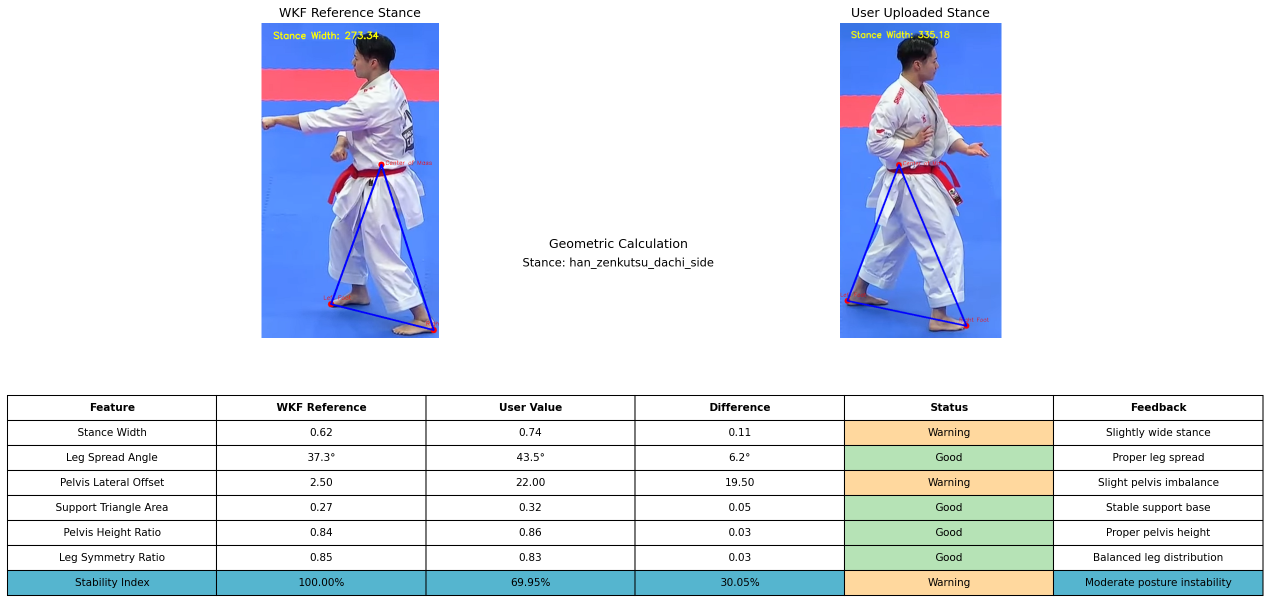
#> input picture han_zenkutsu_dachi_side_20260530_022205.png, 2540 x 1216 px (shown at 1/2 size); its folder holds only this picture in this run
$ python Karate_Posture.py --image han_zenkutsu_dachi_side_20260530_022205.png
#> lines starting #> are read from the running program, lines starting #| are printed output that depends on the picture; after the words box and inside, x2 and y2 are one past the last pixel; in counts of white or black regions, pixels touching at a corner belong together
#> the answer given: 1
# Importing relevant Libraries
import argparse
import os
from datetime import datetime

import cv2
import numpy as np
import matplotlib.pyplot as plt

# Loads input image for processing
def load_input_image(image_path):
    input_bgr = cv2.imread(image_path)
#> input_bgr is the input picture: shape (1216, 2540, 3); mean B, G, R 237.3, 228.1, 222.5
    if input_bgr is None:
        raise ValueError(f"ERROR: Could not load image:\n{image_path}")
    return input_bgr, input_bgr.copy()


# Builds the WKF reference stance image path.
def get_reference_path(stance_name, ref_dir):
    filename = f"REF_{stance_name}.png"
    return os.path.join(ref_dir, filename)


# Enhances contrast without gamma correction.
def enhance_image(input_bgr, clip_limit=1.2, tile_grid=(8, 8)):
    lab = cv2.cvtColor(input_bgr, cv2.COLOR_BGR2LAB)
    l_channel, a_channel, b_channel = cv2.split(lab)
    clahe = cv2.createCLAHE(clipLimit=clip_limit, tileGridSize=tile_grid)
    l_channel = clahe.apply(l_channel)
    enhanced = cv2.merge((l_channel, a_channel, b_channel))
    return cv2.cvtColor(enhanced, cv2.COLOR_LAB2BGR)


# Removes red/blue mat colors from the input image (Color Image Segmentation)
def remove_mat_colors(input_bgr):
    hsv = cv2.cvtColor(input_bgr, cv2.COLOR_BGR2HSV)
#> hsv: shape (1216, 2540, 3); mean H, S, V 21, 26.1, 242

    lower_red1 = np.array([0, 100, 100])
    upper_red1 = np.array([10, 255, 255])
    mask_red1 = cv2.inRange(hsv, lower_red1, upper_red1)
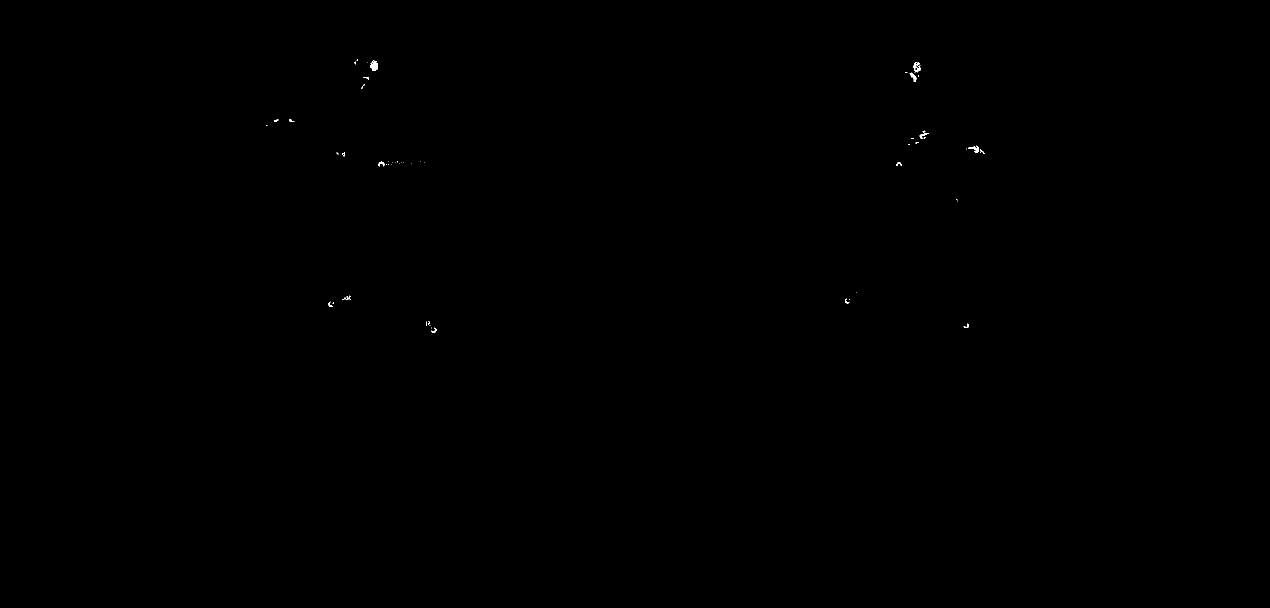
#> mask_red1: shape (1216, 2540) (shown at 1/2 size); 0.04% white; 61 white regions (44 under 20 px), largest, box (x1, y1, x2, y2) and area: (740, 120, 756, 141) 212, (1936, 291, 1958, 306) 131, (1827, 124, 1841, 145) 127

    lower_red2 = np.array([160, 100, 100])
    upper_red2 = np.array([180, 255, 255])
    mask_red2 = cv2.inRange(hsv, lower_red2, upper_red2)
#> mask_red2: shape (1216, 2540); 1.1% white; 156 white regions (127 under 20 px), largest, box (x1, y1, x2, y2) and area: (523, 137, 738, 202) 11922, (1875, 189, 2003, 252) 7283, (780, 140, 878, 202) 4823

    lower_blue = np.array([100, 100, 100])
    upper_blue = np.array([130, 255, 255])
    mask_blue = cv2.inRange(hsv, lower_blue, upper_blue)
#> mask_blue: shape (1216, 2540); 8% white; 59 white regions (48 under 20 px), largest, box (x1, y1, x2, y2) and area: (523, 203, 878, 676) 98742, (1680, 252, 2003, 676) 79836, (1680, 46, 2003, 191) 36286

    mask_red = cv2.bitwise_or(mask_red1, mask_red2)
#> mask_red: shape (1216, 2540); 1.1% white; 137 white regions (91 under 20 px), largest, box (x1, y1, x2, y2) and area: (523, 137, 738, 202) 11969, (1875, 189, 2003, 252) 7283, (780, 140, 878, 202) 4823
    full_mask = cv2.bitwise_or(mask_red, mask_blue)
#> full_mask: shape (1216, 2540); 9.1% white; 139 white regions (100 under 20 px), largest, box (x1, y1, x2, y2) and area: (523, 203, 878, 676) 101423, (1680, 252, 2003, 676) 82107, (1680, 46, 2003, 191) 36286
    inv_mask = cv2.bitwise_not(full_mask)
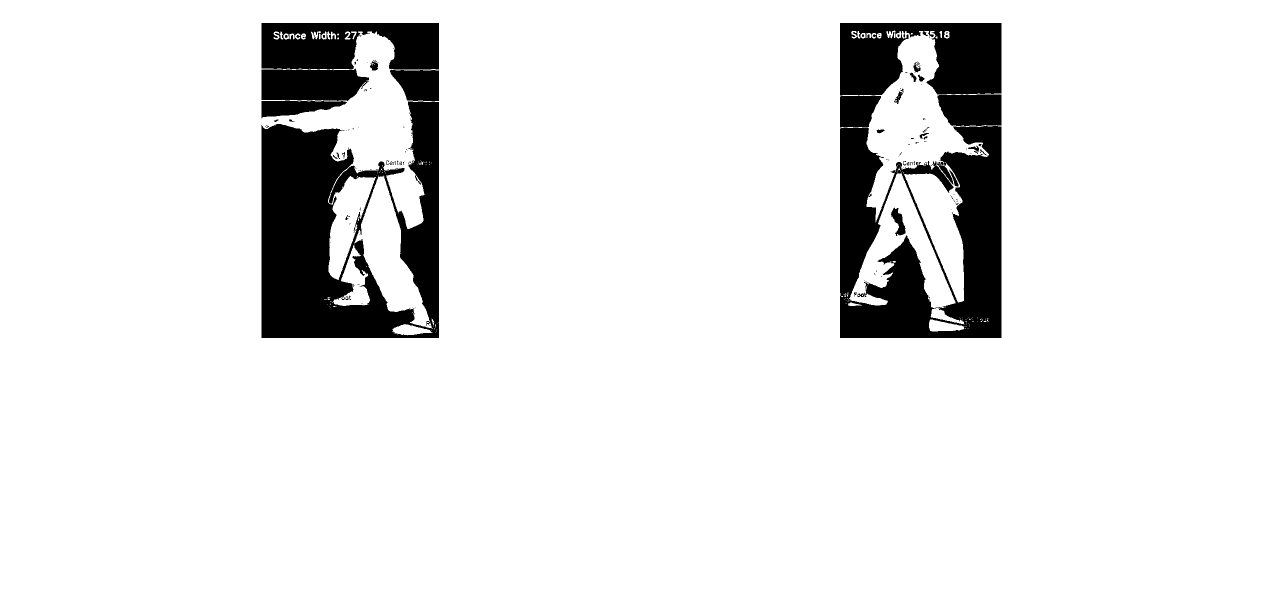
#> inv_mask: shape (1216, 2540) (shown at 1/2 size); 90.9% white; 139 black regions (100 under 20 px), largest, box (x1, y1, x2, y2) and area: (523, 203, 878, 676) 101423, (1680, 252, 2003, 676) 82107, (1680, 46, 2003, 191) 36286

    input_bgr = cv2.bitwise_and(input_bgr, input_bgr, mask=inv_mask)

    input_rgb = cv2.cvtColor(input_bgr, cv2.COLOR_BGR2RGB)
#> in enhance_image, `l_channel, a_channel, b_channel = cv2.split(lab)`:
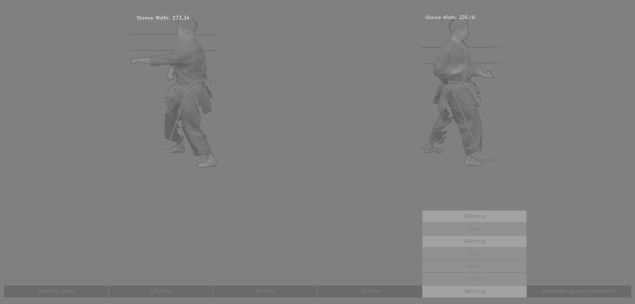
#> b_channel: shape (1216, 2540) (shown at 1/4 size); min 53, max 223, mean 127.9
    return input_bgr, input_rgb


# Computes full-frame grayscale and lower-body ROI slices
def compute_roi(input_bgr, roi_ratio=0.45):
#> called with roi_ratio = 0.45
    gray_full = cv2.cvtColor(input_bgr, cv2.COLOR_BGR2GRAY)
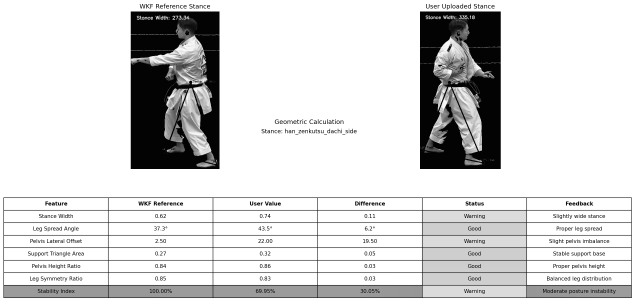
#> gray_full: shape (1216, 2540) (shown at 1/4 size); min 3, max 255, mean 215.3
    height_full = gray_full.shape[0]
    roi_y = int(height_full * roi_ratio)
    gray_roi = gray_full[roi_y:, :]
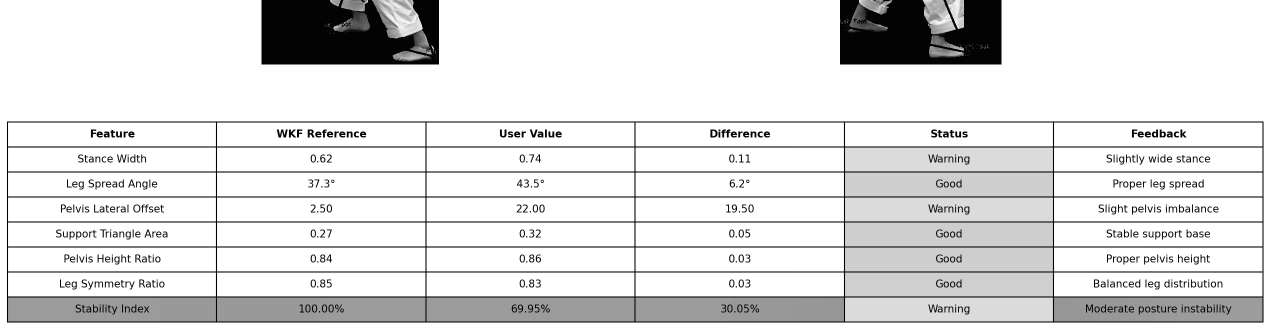
#> gray_roi: shape (669, 2540) (shown at 1/2 size); min 3, max 255, mean 222.8
    roi_bgr = input_bgr[roi_y:, :]
    return gray_full, gray_roi, roi_bgr, roi_y


# Applies Gaussian blur for noise reduction
def denoise_images(gray_full, gray_roi):
    blurred_full = cv2.GaussianBlur(gray_full, (5, 5), 0)
    blurred_roi = cv2.GaussianBlur(gray_roi, (5, 5), 0)
    return blurred_full, blurred_roi


# Performs Otsu thresholding without inversion
def otsu_threshold(blurred_full, blurred_roi):
    _, binary_full = cv2.threshold(
        blurred_full,
        0,
        255,
        cv2.THRESH_BINARY + cv2.THRESH_OTSU
    )

    _, binary_roi = cv2.threshold(
        blurred_roi,
        0,
        255,
        cv2.THRESH_BINARY + cv2.THRESH_OTSU
    )

    return binary_full, binary_roi


# Cleans the binary masks with morphological operations
def clean_masks(binary_full, binary_roi):
    kernel_small = np.ones((3, 3), np.uint8)

    closed_roi = cv2.morphologyEx(
        binary_roi,
        cv2.MORPH_CLOSE,
        kernel_small,
        iterations=2
    )

    clean_roi = cv2.morphologyEx(
        closed_roi,
        cv2.MORPH_OPEN,
        kernel_small,
        iterations=1
    )

    closed_full = cv2.morphologyEx(
        binary_full,
        cv2.MORPH_CLOSE,
        kernel_small,
        iterations=2
    )

    clean_full = cv2.morphologyEx(
        closed_full,
        cv2.MORPH_OPEN,
        kernel_small,
        iterations=1
    )

    return clean_full, clean_roi


# Builds the silhouette mask from the cleaned ROI mask
def build_silhouette(clean_roi):
    silhouette_mask = clean_roi.copy()
    kernel_large = np.ones((7, 7), np.uint8)

    silhouette_mask = cv2.morphologyEx(
        silhouette_mask,
        cv2.MORPH_CLOSE,
        kernel_large,
        iterations=3
    )

    num_labels, labels, stats, _ = cv2.connectedComponentsWithStats(
        silhouette_mask,
        connectivity=8
    )
    # Remove Small Blobs and keep only relevant parts
    if num_labels > 1:
        min_component_area = int(0.002 * silhouette_mask.size)
        cleaned_mask = np.zeros_like(silhouette_mask)
        for label in range(1, num_labels):
            if stats[label, cv2.CC_STAT_AREA] >= min_component_area:
                cleaned_mask[labels == label] = 255
        silhouette_mask = cleaned_mask

    return silhouette_mask


# Extracts a cleaned contour mask and external contours
def extract_contours(silhouette_mask):
    if silhouette_mask[0, 0] == 255:
        contour_mask = cv2.bitwise_not(silhouette_mask)
    else:
        contour_mask = silhouette_mask

    num_labels, labels, stats, _ = cv2.connectedComponentsWithStats(
        contour_mask,
        connectivity=8
    )
    if num_labels > 1:
        min_component_area = int(0.002 * contour_mask.size)
        cleaned_mask = np.zeros_like(contour_mask)
        for label in range(1, num_labels):
            if stats[label, cv2.CC_STAT_AREA] >= min_component_area:
                cleaned_mask[labels == label] = 255
        contour_mask = cleaned_mask

    contours, _ = cv2.findContours(
        contour_mask,
        cv2.RETR_EXTERNAL,
        cv2.CHAIN_APPROX_SIMPLE
    )

    return contour_mask, contours


# Finds pelvis center using the first body row in the silhouette
def find_pelvis_center(silhouette_mask, roi_y):
    mask_points = np.column_stack(
        np.where(silhouette_mask > 0)
    )
    if len(mask_points) == 0:
        raise ValueError("ERROR: Silhouette mask is empty.")

    waist_y = None
    for row in range(silhouette_mask.shape[0]):
        row_pixels = np.where(silhouette_mask[row] > 0)[0]
        if len(row_pixels) > 0:
            waist_y = row
            waist_x = int(np.mean(row_pixels))
            break

    if waist_y is None:
        raise ValueError("ERROR: Could not find waist row in silhouette mask.")

    return (waist_x, waist_y + roi_y), waist_x


# Detects left/right foot points separately using bottom most pixels
def detect_feet(silhouette_mask, waist_x, roi_y):
    ys, xs = np.where(silhouette_mask > 0)
    if len(xs) == 0:
        raise ValueError("ERROR: No silhouette pixels found.")

    # Split into left and Right
    left_mask = xs < waist_x
    right_mask = xs > waist_x

    left_xs = xs[left_mask]
    left_ys = ys[left_mask]

    right_xs = xs[right_mask]
    right_ys = ys[right_mask]

    if len(left_xs) == 0 or len(right_xs) == 0:
        raise ValueError("ERROR: Could not split silhouette into left/right regions.")

    left_bottom_y = np.max(left_ys)
    left_band = left_ys >= (left_bottom_y - 10)
    left_candidate_xs = left_xs[left_band]
    left_candidate_ys = left_ys[left_band]

    left_index = np.argmin(left_candidate_xs)
    left_foot_point = (
        int(left_candidate_xs[left_index]),
        int(left_candidate_ys[left_index])
    )

    right_bottom_y = np.max(right_ys)
    right_band = right_ys >= (right_bottom_y - 10)
    right_candidate_xs = right_xs[right_band]
    right_candidate_ys = right_ys[right_band]

    right_index = np.argmax(right_candidate_xs)
    right_foot_point = (
        int(right_candidate_xs[right_index]),
        int(right_candidate_ys[right_index])
    )

    left_foot_point_full = (
        left_foot_point[0],
        left_foot_point[1] + roi_y
    )

    right_foot_point_full = (
        right_foot_point[0],
        right_foot_point[1] + roi_y
    )

    return left_foot_point_full, right_foot_point_full


# Draws contour overlays on the original image
def draw_contours(input_rgb_raw, contours, roi_y):
    contour_output = input_rgb_raw.copy()
    contours_full = []
    for contour in contours:
        contour_full = contour.copy()
        contour_full[:, 0, 1] += roi_y
        contours_full.append(contour_full)

    cv2.drawContours(
        contour_output,
        contours_full,
        -1,
        (0, 255, 0),
        4
    )

    return contour_output


# Draws stance geometry and annotations on the output image
def draw_stance_output(
    input_rgb_raw,
    center_node,
    left_foot_point_full,
    right_foot_point_full,
    stance_width
):
    stance_output = input_rgb_raw.copy()
    node_color = (255, 0, 0)
    line_color = (0, 0, 255)

    cv2.circle(stance_output, center_node, 8, node_color, -1)
    cv2.circle(stance_output, left_foot_point_full, 8, node_color, -1)
    cv2.circle(stance_output, right_foot_point_full, 8, node_color, -1)

    cv2.putText(
        stance_output,
        "Left Foot",
        (left_foot_point_full[0] - 20, left_foot_point_full[1] - 12),
        cv2.FONT_HERSHEY_SIMPLEX,
        0.5,
        node_color,
        1
    )

    cv2.putText(
        stance_output,
        "Right Foot",
        (right_foot_point_full[0] - 20, right_foot_point_full[1] - 12),
        cv2.FONT_HERSHEY_SIMPLEX,
        0.5,
        node_color,
        1
    )

    cv2.line(stance_output, center_node, left_foot_point_full, line_color, 3)
    cv2.line(stance_output, center_node, right_foot_point_full, line_color, 3)
    cv2.line(stance_output, left_foot_point_full, right_foot_point_full, line_color, 3)

    cv2.putText(
        stance_output,
        "Center of Mass",
        (center_node[0] + 10, center_node[1]),
        cv2.FONT_HERSHEY_SIMPLEX,
        0.5,
        node_color,
        1
    )

    cv2.putText(
        stance_output,
        f"Stance Width: {stance_width:.2f}",
        (30, 40),
        cv2.FONT_HERSHEY_SIMPLEX,
        0.8,
        (255, 255, 0),
        2
    )

    return stance_output


# Shows diagnostic and final stance visualizations
def show_plots(
    input_rgb_raw,
    input_rgb,
    enhanced_rgb,
    gray_roi,
    binary_mask,
    clean_mask,
    contour_mask,
    contour_output,
    stance_output,
    has_contours
):
    plt.figure(figsize=(16, 9))

    plt.subplot(2, 4, 1)
    plt.imshow(input_rgb_raw)
    plt.title("Original Input")
    plt.axis("off")

    plt.subplot(2, 4, 2)
    plt.imshow(input_rgb)
    plt.title("After Red/Blue Removal")
    plt.axis("off")

    plt.subplot(2, 4, 3)
    plt.imshow(enhanced_rgb)
    plt.title("After Removal + Enhanced")
    plt.axis("off")

    plt.subplot(2, 4, 4)
    plt.imshow(gray_roi, cmap='gray')
    plt.title("Lower-Body ROI (Gray)")
    plt.axis("off")

    plt.subplot(2, 4, 5)
    plt.imshow(binary_mask, cmap='gray')
    plt.title("Otsu Threshold")
    plt.axis("off")

    plt.subplot(2, 4, 6)
    plt.imshow(clean_mask, cmap='gray')
    plt.title("Morphological Cleaning")
    plt.axis("off")

    plt.subplot(2, 4, 7)
    plt.imshow(contour_mask, cmap='gray')
    plt.title("Final Silhouette Mask")
    plt.axis("off")

    plt.subplot(2, 4, 8)
    plt.imshow(contour_output)
    plt.title("Geometric Contour Extraction")
    plt.axis("off")

    plt.tight_layout()
    plt.show()


# Renders the geometric metrics table
def draw_metrics_table(ax, metrics_data):
    ax.axis("off")

    headers = ["Feature", "WKF Reference", "User Value", "Difference", "Status", "Feedback"]
    rows = []

    for item in metrics_data:
        rows.append([
            item.get("feature", ""),
            item.get("reference", ""),
            item.get("user", ""),
            item.get("difference", ""),
            item.get("status", ""),
            item.get("feedback", "")
        ])

    # Simple table construction
    table = ax.table(
        cellText=rows,
        colLabels=headers,
        cellLoc="center",
        colLoc="center",
        loc="center"
    )

    table.auto_set_font_size(False)
    table.set_fontsize(10)
    table.scale(1.2, 2.0)

    for (row, col), cell in table.get_celld().items():
        cell.set_text_props(ha="center", va="center")
        if row == 0:
            cell.set_text_props(weight="bold")

    # Color Coding
    status_colors = {
        "good": "#b6e3b6",
        "warning": "#ffd89e",
        "critical": "#f5b5b5"
    }

    for idx, item in enumerate(metrics_data, start=1):
        status = str(item.get("status", "")).strip().lower()
        color = status_colors.get(status)

        if color is not None:
            table[(idx, 4)].set_facecolor(color)

        if str(item.get("feature", "")).strip().lower() == "stability index":
            for col in range(len(headers)):
                if col == 4:
                    continue
                table[(idx, col)].set_facecolor("#55B5CF")


# Calculates the leg spread angle using pelvis and foot points
# [20 lines left out: function calculate_leg_spread_angle, not called in this run]


# Calculates silhouette height from the mask bounding box
def calculate_silhouette_height(silhouette_mask):
    ys, xs = np.where(silhouette_mask > 0)
    if len(ys) == 0 or len(xs) == 0:
        return 0
    top_y = int(np.min(ys))
    bottom_y = int(np.max(ys))
    return max(bottom_y - top_y, 0)


# Calculates pelvis height ratio within the silhouette bounds
# [95 lines left out: functions compute_pelvis_height_ratio, compare_stance_width, compare_leg_spread_angle, not called in this run]


# Computes lateral pelvis offset from the foot midpoint
def compute_pelvis_lateral_offset(pelvis_point, left_foot_point, right_foot_point):
    midpoint_x = (left_foot_point[0] + right_foot_point[0]) / 2.0
    return abs(pelvis_point[0] - midpoint_x)


# Compares pelvis lateral offsets and returns a metrics table row
# [224 lines left out: functions evaluate_pelvis_offset, compute_support_triangle_area, evaluate_support_triangle_area, evaluate_pelvis_height_ratio, compute_leg_symmetry_ratio, evaluate_leg_symmetry_ratio and 2 more, not called in this run]


# Shows the final comparison template
def show_template_figure(ref_rgb, user_rgb, stance_label, metrics_data):
    # Figure
    fig = plt.figure(figsize=(18, 10))
    # Layout
    grid = fig.add_gridspec(2, 2, height_ratios=[3, 2])
    ax_ref = fig.add_subplot(grid[0, 0])
    ax_user = fig.add_subplot(grid[0, 1])
    ax_table = fig.add_subplot(grid[1, :])

    # Resize Image
    common_h = min(ref_rgb.shape[0], user_rgb.shape[0])
    ref_w = int(ref_rgb.shape[1] * (common_h / ref_rgb.shape[0]))
    user_w = int(user_rgb.shape[1] * (common_h / user_rgb.shape[0]))
    ref_view = cv2.resize(ref_rgb, (ref_w, common_h), interpolation=cv2.INTER_AREA)
    user_view = cv2.resize(user_rgb, (user_w, common_h), interpolation=cv2.INTER_AREA)

    # Display Figure
    ax_ref.imshow(ref_view)
    ax_ref.set_title("WKF Reference Stance")
    ax_ref.axis("off")

    ax_user.imshow(user_view)
    ax_user.set_title("User Uploaded Stance")
    ax_user.axis("off")

    fig.text(
        0.5,
        0.585,
        "Geometric Calculation",
        ha="center",
        va="center",
        fontsize=12
    )
    fig.text(
        0.5,
        0.56,
        f"Stance: {stance_label}",
        ha="center",
        va="center",
        fontsize=11
    )

    draw_metrics_table(ax_table, metrics_data)

    fig.suptitle("Karate Posture Evaluation System", fontsize=16)
    plt.tight_layout()
    plt.show()

# Save the Report
def save_evaluation_report(stance_name, ref_rgb, user_rgb, metrics_data, out_dir=None):

    try:
        if out_dir is None:
            out_dir = os.getcwd()
        os.makedirs(out_dir, exist_ok=True)

        fig = plt.figure(figsize=(18, 10))
        grid = fig.add_gridspec(2, 2, height_ratios=[3, 2])
        ax_ref = fig.add_subplot(grid[0, 0])
        ax_user = fig.add_subplot(grid[0, 1])
        ax_table = fig.add_subplot(grid[1, :])

        # Resize images
        common_h = min(ref_rgb.shape[0], user_rgb.shape[0])
        ref_w = int(ref_rgb.shape[1] * (common_h / ref_rgb.shape[0]))
        user_w = int(user_rgb.shape[1] * (common_h / user_rgb.shape[0]))
        ref_view = cv2.resize(ref_rgb, (ref_w, common_h), interpolation=cv2.INTER_AREA)
        user_view = cv2.resize(user_rgb, (user_w, common_h), interpolation=cv2.INTER_AREA)

        ax_ref.imshow(ref_view)
        ax_ref.set_title("WKF Reference Stance")
        ax_ref.axis("off")

        ax_user.imshow(user_view)
        ax_user.set_title("User Uploaded Stance")
        ax_user.axis("off")

        fig.text(0.5, 0.585, "Geometric Calculation", ha="center", va="center", fontsize=12)
        fig.text(0.5, 0.56, f"Stance: {stance_name}", ha="center", va="center", fontsize=11)

        draw_metrics_table(ax_table, metrics_data)

        timestamp = datetime.now().strftime("%Y%m%d_%H%M%S")
        safe_name = stance_name.replace(" ", "_")
        filename = f"{safe_name}_{timestamp}.png"
        out_path = os.path.join(out_dir, filename)
        fig.savefig(out_path, dpi=150, bbox_inches='tight')
        plt.close(fig)
        return out_path

    except Exception:
        try:
            plt.close('all')
        except Exception:
            pass
        return None


# Runs the full stance analysis pipeline
def run_analysis(image_path, stance_name):
    input_bgr, input_bgr_raw = load_input_image(image_path)
    input_bgr, input_rgb = remove_mat_colors(input_bgr)
    input_bgr = enhance_image(input_bgr)
    enhanced_rgb = cv2.cvtColor(input_bgr, cv2.COLOR_BGR2RGB)
    input_rgb_raw = cv2.cvtColor(input_bgr_raw, cv2.COLOR_BGR2RGB)

    gray_full, gray_roi, _, roi_y = compute_roi(input_bgr)
#> roi_y = 547
#> (the rest of the program and of its run is left out)
